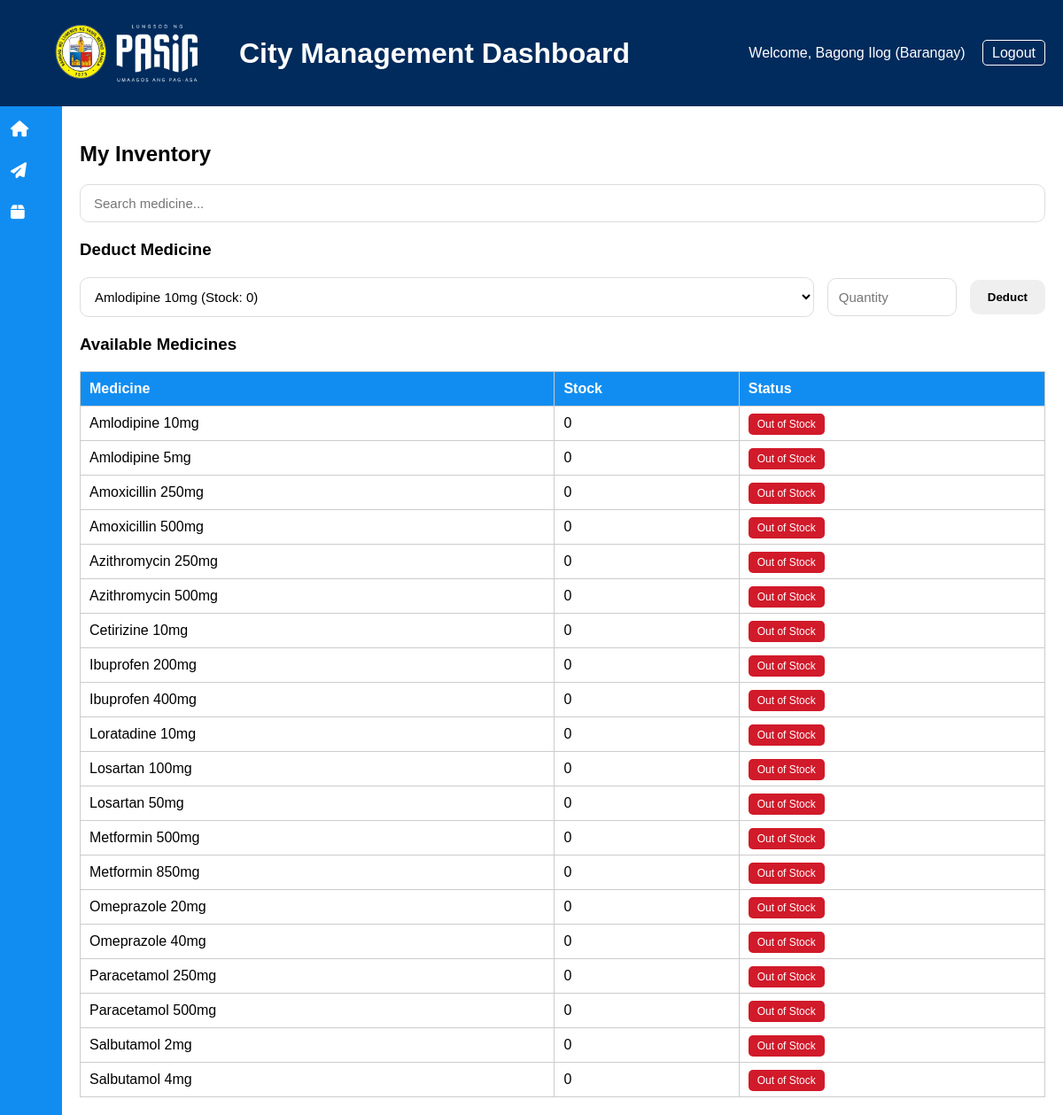
Page /barangay/inventory (signed in) on the committed database.
### tables this page shows
CREATE TABLE barangay_inventory (
    id INTEGER PRIMARY KEY AUTOINCREMENT,
    barangay_id INTEGER NOT NULL,
    medicine_id INTEGER NOT NULL,
    stock INTEGER DEFAULT 0,
    FOREIGN KEY (barangay_id) REFERENCES barangays(id),
    FOREIGN KEY (medicine_id) REFERENCES medicines(id)
);

CREATE TABLE medicines (
    id INTEGER PRIMARY KEY AUTOINCREMENT,
    name TEXT,
    stock INTEGER DEFAULT 0
);

### blueprints/barangay.py (the view, shortened to what this page needs)
@barangay_bp.route("/inventory", methods=["GET", "POST"])
def inventory():
    if session.get("role") != "barangay":
        return redirect(url_for("auth.login"))
    conn = get_db()
    cur = conn.cursor()
    search = request.args.get("search", "")
    data = cur.execute("""
        SELECT
            m.id,
            m.name,
            bi.stock
        FROM barangay_inventory bi
        JOIN medicines m ON m.id = bi.medicine_id
        WHERE bi.barangay_id = ?
        AND m.name LIKE ?
        ORDER BY m.name ASC
    """, (
        session["barangay_id"],
        f"%{search}%"
    )).fetchall()
    conn.close()
    return render_template(
        "barangay/barangay_inventory.html",
        inventory=data,
        username=session["username"],
        search=search
    )

### blueprints/barangay.py (called while the page is built)
def get_db():
    conn = sqlite3.connect("database.db")
    conn.row_factory = sqlite3.Row
    return conn

### templates/barangay/barangay_inventory.html (shortened to what this page needs)
{% extends "barangay/base_barangay.html" %}
{% block content %}
<div class="inventory-container">
    <h2>My Inventory</h2>
    <div class="inventory-search">
        <input
            type="text"
            id="searchInput"
            class="search-input"
            placeholder="Search medicine..."
        >
    </div>
    <div class="inventory-card">
        <h3>Deduct Medicine</h3>
        <form method="POST" class="deduct-form">
            <select name="medicine_id" class="medicine-select" required>
                {% for i in inventory %}
                <option value="{{ i.id }}">
                    {{ i.name }} (Stock: {{ i.stock }})
                </option>
                {% endfor %}
            </select>
            <input
                type="number"
                name="quantity"
                class="quantity-input"
                min="1"
                placeholder="Quantity"
                required
            >
            <button type="submit" class="deduct-btn">
                Deduct
            </button>
        </form>
    </div>
    <div class="inventory-card">
        <h3>Available Medicines</h3>
        <table class="inventory-table">
            <thead>
                <tr>
                    <th>Medicine</th>
                    <th>Stock</th>
                    <th>Status</th>
                </tr>
            </thead>
            <tbody>
                {% for i in inventory %}
                <tr>
                    <td>{{ i.name }}</td>
                    <td>{{ i.stock }}</td>
                    <td>
                        {% if i.stock == 0 %}
                            <span class="out-stock">Out of Stock</span>
                        {% elif i.stock <= 20 %}
                            <span class="low-stock">Low Stock</span>
                        {% else %}
                            <span class="normal-stock">Normal Stock</span>
                        {% endif %}
                    </td>
                </tr>
                {% endfor %}
            </tbody>
        </table>
    </div>
</div>
{% endblock %}

### static/style.css (style rules this page uses)
.dashboard-body { margin: 0; font-family: Arial, sans-serif; background-color: #f2f2f2; }
table { width: 100%; border-collapse: collapse; margin-top: 10px; }
th, td { border: 1px solid #ccc; padding: 10px; text-align: left; }
th { background-color: #118df1; color: white; }
.inventory-search { margin-bottom: 20px; }
.search-input { width: 100%; padding: 12px 15px; border: 1px solid #ddd; border-radius: 10px; font-size: 15px; outline: none; transition: 0.3s; box-sizing: border-box; }
.deduct-form { display: flex; gap: 15px; align-items: center; flex-wrap: wrap; margin: 20px 0; }
.medicine-select { flex: 2; min-width: 250px; padding: 12px; border: 1px solid #ddd; border-radius: 10px; font-size: 15px; background: white; outline: none; }
.quantity-input { width: 120px; padding: 12px; border: 1px solid #ddd; border-radius: 10px; font-size: 15px; outline: none; }
.deduct-btn { padding: 12px 20px; border: none; border-radius: 10px; cursor: pointer; font-weight: bold; }
.out-stock, .low-stock, .normal-stock { padding: 5px 10px; border-radius: 5px; color: white; font-size: 12px; }
.out-stock { background: #d11a2a; }

### rows in the picture
barangay_inventory: name "Amlodipine 10mg", stock "0", shows "Out of Stock"
barangay_inventory: name "Amlodipine 5mg", stock "0", shows "Out of Stock"
barangay_inventory: name "Amoxicillin 250mg", stock "0", shows "Out of Stock"
barangay_inventory: name "Amoxicillin 500mg", stock "0", shows "Out of Stock"
barangay_inventory: name "Azithromycin 250mg", stock "0", shows "Out of Stock"
barangay_inventory: name "Azithromycin 500mg", stock "0", shows "Out of Stock"
barangay_inventory: name "Cetirizine 10mg", stock "0", shows "Out of Stock"
barangay_inventory: name "Ibuprofen 200mg", stock "0", shows "Out of Stock"
barangay_inventory: name "Ibuprofen 400mg", stock "0", shows "Out of Stock"
barangay_inventory: name "Loratadine 10mg", stock "0", shows "Out of Stock"
barangay_inventory: name "Losartan 100mg", stock "0", shows "Out of Stock"
barangay_inventory: name "Losartan 50mg", stock "0", shows "Out of Stock"
barangay_inventory: name "Metformin 500mg", stock "0", shows "Out of Stock"
barangay_inventory: name "Metformin 850mg", stock "0", shows "Out of Stock"
barangay_inventory: name "Omeprazole 20mg", stock "0", shows "Out of Stock"
barangay_inventory: name "Omeprazole 40mg", stock "0", shows "Out of Stock"
barangay_inventory: name "Paracetamol 250mg", stock "0", shows "Out of Stock"
barangay_inventory: name "Paracetamol 500mg", stock "0", shows "Out of Stock"
barangay_inventory: name "Salbutamol 2mg", stock "0", shows "Out of Stock"
barangay_inventory: name "Salbutamol 4mg", stock "0", shows "Out of Stock"

### other values in the picture
{{ username }} "Bagong Ilog"
form field medicine_id "Amlodipine 10mg (Stock: 0)"
